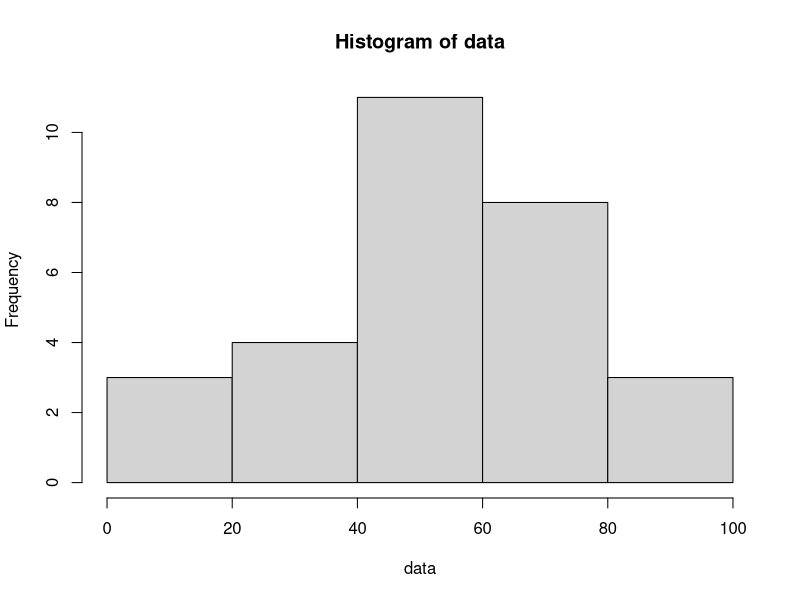
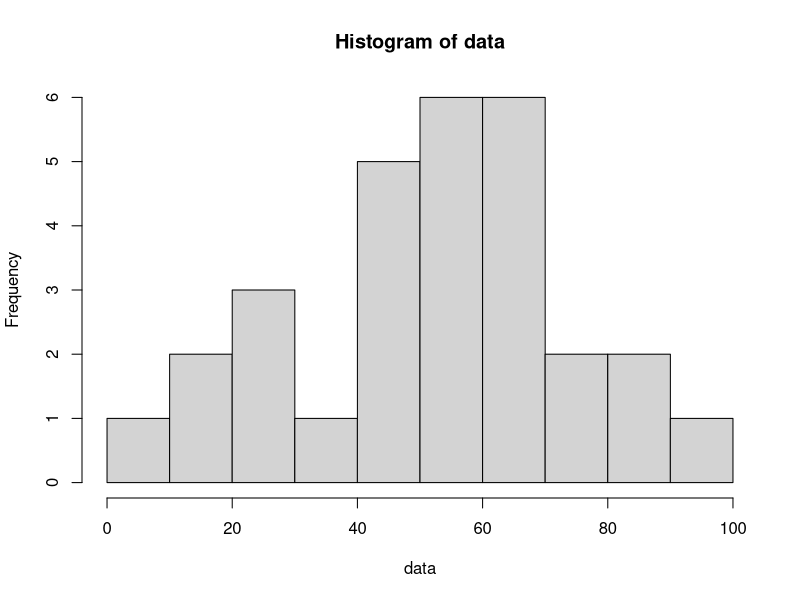

Write the R code that produced these figures, in order. (Note: this script raises an error after producing the figures.)
# Input data
data=c(13,60,81,75,65,65,64,48,58,49,60,87,65,78,45,61,60,59,44,24,9,14,30,96,40,45,53,70,21)

# Histogram
hist(data)
hist(data,breaks=seq(0,100,10)) # Separate with breaks() to 10, 0-100
hist(data,breaks=seq(0,25,50,75,100)) # Separate as 0-25-50-75-100
hist(data,breaks=seq(0,31,50,100))

hist(data,main="Test Scores",xlab="Scores",ylab=NULL) # Set title and axis title(xlab,ylab)
hist(data,freq=F) # Display in probability density

# Stem
stem(data)

# Box plot
boxplot(data)
